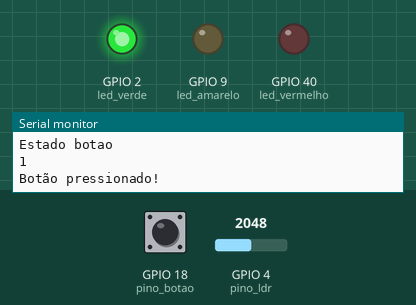
Simulated run of this sketch. Board: ESP32-S3. Shown: output pins drawn as LEDs (lit = HIGH), the last lines printed to the serial monitor. Inputs (shaded band) come from the test bench; at power-on: GPIO 4 (pino_ldr) = 2048, GPIO 18 (pino_botao) HIGH. WiFi joins after 1.5 s; servers stay silent unless stated.

Above: at 1.2 s.
1.3 s: GPIO 4 (pino_ldr) set to 649
At 3.7 s:
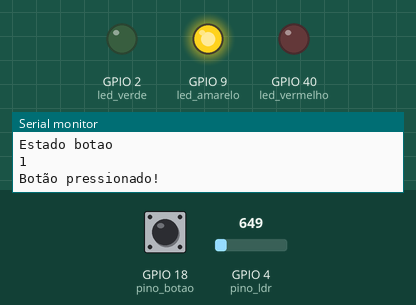
15.0 s: GPIO 4 (pino_ldr) set to 551
At 16.2 s:
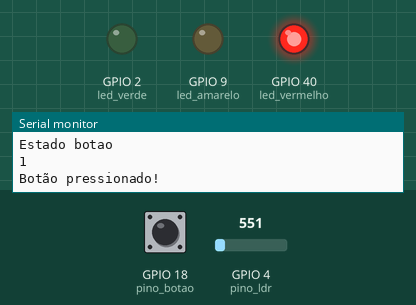
At 21.2 s:
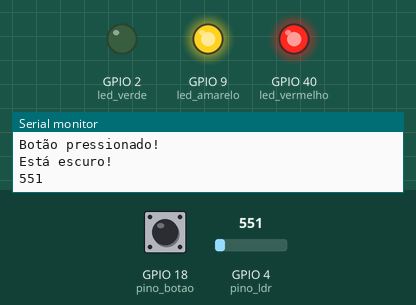
Timing chart, 0 to 34.1 s (numbered marks = the images above; inputs shaded):
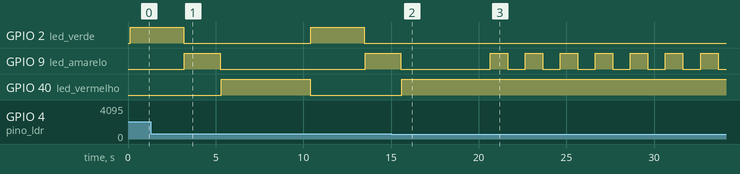

The sketch:

sketch.ino
```cpp
#include <WiFi.h>
#include <HTTPClient.h>

#define led_verde 2 // Pino utilizado para controle do led verda
#define led_vermelho 40 // Pino utilizado para controle do led vermelho
#define led_amarelo 9 // Pino utilizado para controle do led amarelo

const int pino_botao = 18;  // Número do pino do pushbutton
int ultimo_estado_botao = HIGH;  // variável para controlar o estado do botão

const int pino_ldr = 4;  // Número do pino do LDR
int limiar_ldr = 600; // Contante do limiar do LDR

unsigned long tempo_debounce = 0; // variavel para controlar o debounce
unsigned long atraso_debounce = 55; // variavel para armazenar o atraso do debounce

void setup() {

  // Configuração inicial dos pinos para controle dos leds como OUTPUTs (saídas) do ESP32
  pinMode(led_amarelo, OUTPUT); // Inicializa o led amarelo como um output
  pinMode(led_verde, OUTPUT); // Inicializa o led verde como um output
  pinMode(led_vermelho, OUTPUT); // Inicializa o led vermelho como um output

  // Inicialização das entradas
  pinMode(pino_botao, INPUT_PULLUP); // Inicializa o pushbutton como um input
  pinMode(pino_ldr, INPUT); // Inicializa o pushbutton como um input

  /// Deixa os leds apagados na inicialização do sistema
  digitalWrite(led_amarelo, LOW); // Apaga o led amarelo
  digitalWrite(led_verde, LOW); // Apaga o led verde
  digitalWrite(led_vermelho, LOW); // Apaga o led vermelho

  Serial.begin(9600); // Configuração para debug por interface serial entre ESP e computador com baud rate de 9600

  WiFi.begin("Wokwi-GUEST", ""); // Conexão à rede WiFi aberta com SSID Wokwi-GUEST

  // enquanto a conexão falhar, printa pontos para monitorar no monitor serial
  while (WiFi.status() == WL_CONNECT_FAILED) {
    delay(100); // atrasa 0,1 segundos
    Serial.println("."); // printa "."
  }
  Serial.println("Conectado ao WiFi com sucesso!"); // Considerando que saiu do loop acima, o ESP32 agora está conectado ao WiFi (outra opção é colocar este comando dentro do if abaixo)

  if (WiFi.status() == WL_CONNECTED) { // Se o ESP32 estiver conectado à Internet
    HTTPClient http; // inicializa aclasse http da lib HTTPClient

    String serverPath = "http://www.google.com.br/"; // Endpoint da requisição HTTP

    http.begin(serverPath.c_str()); // incializa conexão com o endpoint

    int código_resposta_http = http.GET(); // Código do Resultado da Requisição HTTP

    if (código_resposta_http > 0) { // se a resposta da requisição for maior que zero:
      Serial.print("Código da resposta HTTP: ");
      Serial.println(código_resposta_http); // printa o código da resposta da requisição no monitor serial
      String payload = http.getString(); // pega a resposta da requisição
      Serial.println(payload); // printa a resposta da requisição
    }
    else { // se a resposta for igual ou menor que zero
      Serial.print("Código de erro: ");
      Serial.println(código_resposta_http); // printa o código de resposta
    }
    http.end();
  }

  else { // se o esp32 não estiver conectado à internet
    Serial.println("WiFi Disconnected"); // printa que o wifi está desconectado
  }
}

void loop() {

  int estado_ldr = analogRead(pino_ldr); // variavel para controlar o valor do ldr

  if (estado_ldr <= limiar_ldr) { // se o valor do ldr for menor ou igual ao limiar:
    Serial.println("Está escuro!"); // printa mensagem para ligar o LED
    Serial.println(estado_ldr); // printa o valor do ldr
    digitalWrite(led_amarelo, HIGH); // acende o led amarelo
    delay(1000); // espera um segundo
    digitalWrite(led_amarelo, LOW); // apaga o led amarelo
    delay(1000); // espera um segundo

  } else { // se o valor do ldr for maior que o limiar:
    Serial.println("Está claro!");  // printa mensagem para desligar o LED
    Serial.println(estado_ldr); // printa o valor do ldr
    ler_botao();
    digitalWrite(led_amarelo, LOW); // apaga o led amarelo
    ler_botao();
    digitalWrite(led_vermelho, LOW); // apaga o led vermelho
    ler_botao();

    digitalWrite(led_verde, HIGH); //acende o led verde
    ler_botao();
    delay(3000); //espera 3 segundos
    ler_botao();
    digitalWrite(led_vermelho, LOW); // apaga o led vermelho
    ler_botao();
    digitalWrite(led_verde, LOW); //apaga o led verde
    ler_botao();
    digitalWrite(led_amarelo, HIGH); // acende o led amarelo
    ler_botao();
    delay(2000); // espera dois segundos
    ler_botao();
    digitalWrite(led_verde, LOW); //apaga o led verde
    ler_botao();
    digitalWrite(led_amarelo, LOW); // apaga o led amarelo
    ler_botao();
    digitalWrite(led_vermelho, HIGH); // acende led vermelho
    ler_botao();

    if ( ultimo_estado_botao == LOW ) {
      delay(1000);
      digitalWrite(led_amarelo, LOW); // apaga o led amarelo
      digitalWrite(led_vermelho, LOW); // apaga o led vermelho
      digitalWrite(led_verde, HIGH); //acende o led verde
      delay(3000); //espera 3 segundos
      digitalWrite(led_vermelho, LOW); // apaga o led vermelho
      digitalWrite(led_verde, LOW); //apaga o led verde
      digitalWrite(led_amarelo, HIGH); // acende o led amarelo
      delay(2000); // espera dois segundos
      digitalWrite(led_verde, LOW); //apaga o led verde
      digitalWrite(led_amarelo, LOW); // apaga o led amarelo
      digitalWrite(led_vermelho, HIGH); // acende led vermelho
    }
    delay(5000);// espera 5 segundos


  }
}

void ler_botao() {
  int estado_botao = digitalRead(pino_botao);  // Verifica estado do botão
  Serial.println("Estado botao");
  Serial.println(estado_botao);

  if (estado_botao != ultimo_estado_botao) { // se o estado atual for diferente do último estado:
    tempo_debounce = millis(); // começa a contar o tempo do debounce
  }
  if ((millis() - tempo_debounce) > atraso_debounce) { // se o tempo apertado for maior que o delay que causa o debounce
    if (estado_botao != ultimo_estado_botao) { // se o estado atual for diferente do último estado medido
      ultimo_estado_botao = estado_botao; // atualiza para o estado atual
    }
  }
  if (ultimo_estado_botao == HIGH) { // se o ultimo estado for HIGH:
    Serial.println("Botão pressionado!"); // printa que o botão foi pressionado
  } else {
    Serial.println("Botão não pressionado!"); // printa que o botão foi pressionado
  }
};
```

Measured:
- the behaviour switches between 601 and 600 on GPIO 4 (pino_ldr) (found by bisection; images 1 and 2)
- after the input at 15.0 s, GPIO 2 (led_verde): stops changing and stays LOW; GPIO 40 (led_vermelho): goes on until 15.6 s, then stays HIGH
- by itself, GPIO 9 (led_amarelo): repeats every 2.0 s: HIGH 1.0 s, LOW 1.0 s
